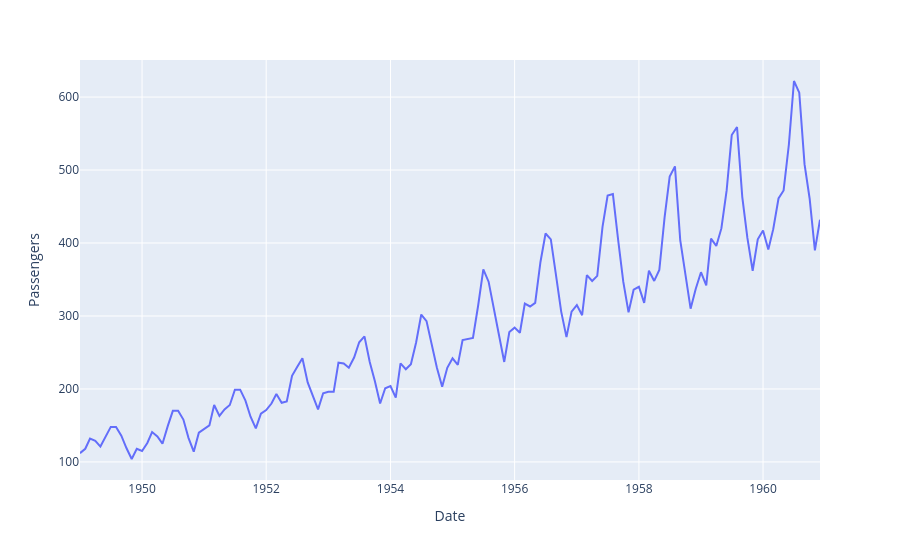

The code cell stored with this chart in its notebook:
### Markdown cell above
### ✅ MODEL ANSWER — Written Response 1.2

> The series shows a clear **upward trend** — passenger counts roughly triple over 12 years.
> There is strong **annual seasonality**: a visible spike each summer (July–August) reflecting
> vacation travel. Critically, the **variance is not constant** — the seasonal swings grow
> much larger in later years. This growing variance is a key indicator of non-stationarity
> and motivates a multiplicative decomposition model.

**Grading note:** Award credit for all three features: trend, seasonality, growing variance.
Students who omit variance should be prompted to compare the amplitude of swings in 1949 vs 1960.

### Code cell
fig = px.line(df, x='Date', y="Passengers")
fig.show()

### Figure 1 — Plotly figure (JSON) as saved in the notebook; plotly's stock layout.template omitted (floating-point values rounded to 4 significant figures; data arrays with more than 128 entries replaced by an {"elided": "..."} marker saying what was removed)
{"data": [{"hovertemplate": "Date=%{x}<br>Passengers=%{y}<extra></extra>", "legendgroup": "", "line": {"color": "#636efa", "dash": "solid"}, "marker": {"symbol": "circle"}, "mode": "lines", "name": "", "orientation": "v", "showlegend": false, "type": "scatter", "x": {"elided": "144 str values"}, "xaxis": "x", "y": {"elided": "144 int values"}, "yaxis": "y"}], "layout": {"legend": {"tracegroupgap": 0}, "margin": {"t": 60}, "xaxis": {"anchor": "y", "domain": [0, 1], "title": {"text": "Date"}}, "yaxis": {"anchor": "x", "domain": [0, 1], "title": {"text": "Passengers"}}}}
